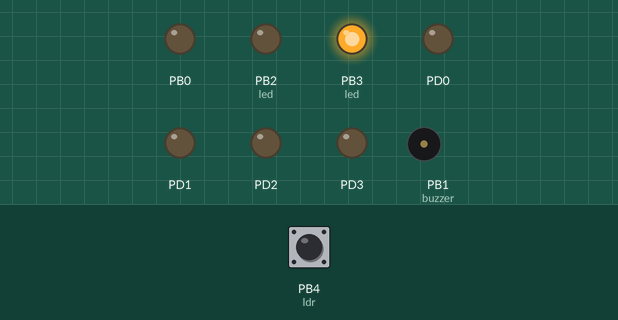
The program below on a simulated ATmega328P, built with avr-gcc and emulated at 16 MHz. On the bench: output pins drawn as LEDs (lit = HIGH), buzzer (waves = sounding, pin HIGH). Inputs (shaded band) come from the test bench; at power-on: PB4 (ldr) LOW.

Above: at 1.2 s.
1.3 s: PB4 (ldr) driven HIGH
At 2.4 s:
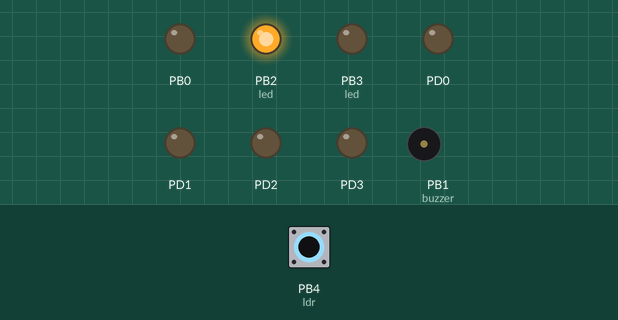
2.8 s: PB4 (ldr) driven LOW
At 3.5 s:
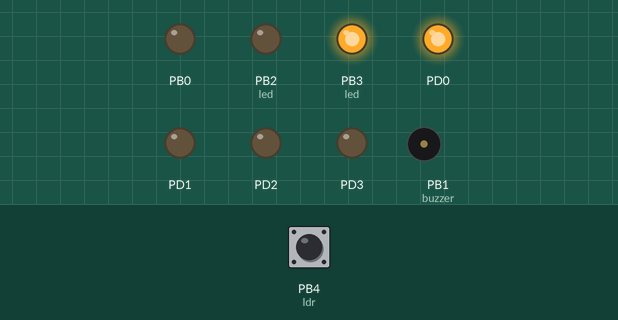
4.3 s: PB4 (ldr) driven HIGH
At 4.7 s:
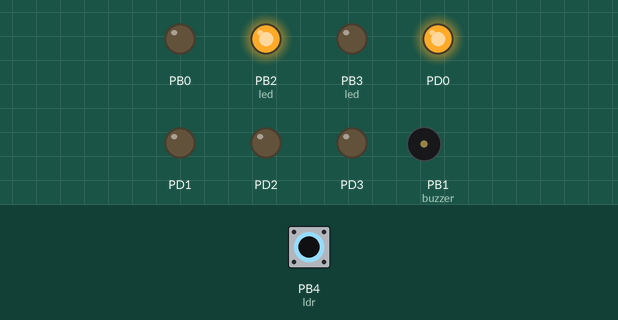
5.8 s: PB4 (ldr) driven LOW
At 7.0 s:
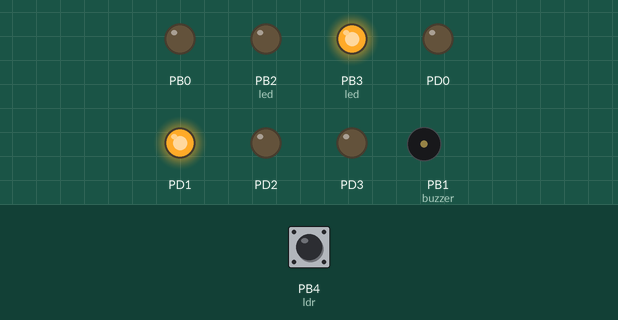
7.3 s: PB4 (ldr) driven HIGH
At 8.2 s:
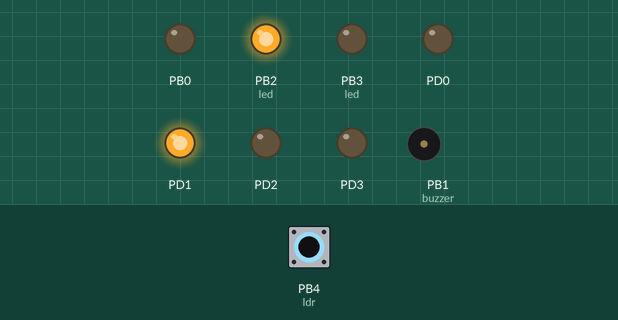
8.8 s: PB4 (ldr) pulsed LOW 2 times (0.12 s each, 0.3 s apart)
At 10.3 s:
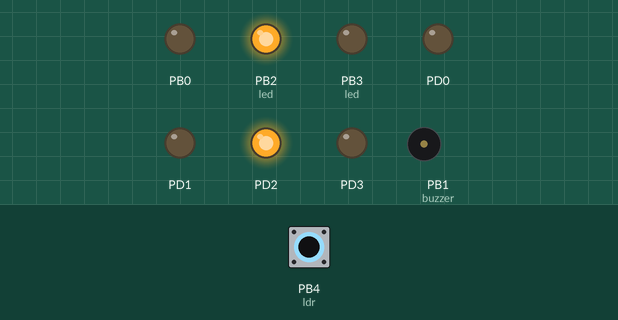
Timing chart, 0 to 11.8 s (numbered marks = the images above; inputs shaded):
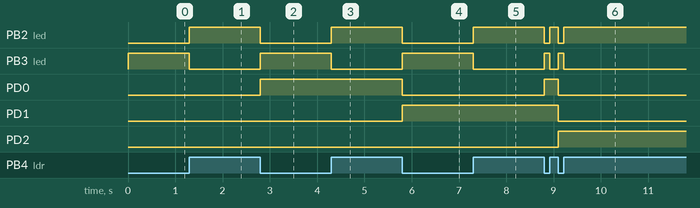

Measured:
- after the input at 1.3 s, PB2 (led): LOW → HIGH at once; PB3 (led): HIGH → LOW at once
- after the input at 2.8 s, PB2 (led): HIGH → LOW at once; PB3 (led), PD0: LOW → HIGH at once
- after the input at 4.3 s, PB2 (led): LOW → HIGH at once; PB3 (led): HIGH → LOW at once
- after the input at 5.8 s, PB2 (led), PD0: HIGH → LOW at once; PB3 (led), PD1: LOW → HIGH at once
- after the input at 7.3 s, PB2 (led): LOW → HIGH at once; PB3 (led): HIGH → LOW at once
- after the input at 8.8 s, PB2 (led): alternates HIGH for 0.18 s and LOW for 0.12 s, 4 changes in all, then stays HIGH, starting at once; PB3 (led): alternates HIGH for 0.12 s and LOW for 0.18 s, 4 changes in all, then stays LOW, starting at once; PD0: LOW → HIGH at once, → LOW 0.30 s later; PD1: HIGH → LOW after 0.30 s; PD2: LOW → HIGH after 0.30 s

The program:

main.c
```c
/*
 * LDR_BUZZER_LASER.c
 *
 * Created: 12/04/2024 20:34:17
 * Author : Pedro Victor
 */

#define F_CPU 16000000

#include <avr/io.h>
#include <util/delay.h>

int main(void){
	DDRD = 0b00001111;
	DDRB = 0b00001111;
	PORTD = 0;
	int cont = 0;

	while(1){
		if(PINB&(1<<4)){ // verifica estado do ldr
			PORTB &= ~(1<<3); //desliga led verde
			PORTB |= (1<<2); //liga led vermelho
			cont++;
			while(PINB&(1<<4)){}
			}else{
			PORTB &= ~(1<<2); // desliga led vermelho
			PORTB |= (1<<3); // liga led verde
			if(cont > 9){
				cont = 0;
				PORTB |= (1<<1); // liga buzzer
				_delay_ms(2000); // espera 2s
				PORTB&= ~(1<<1); // desliga buzzer
			}
			PORTD = cont; // incrementa display
		}
	}
}
```
